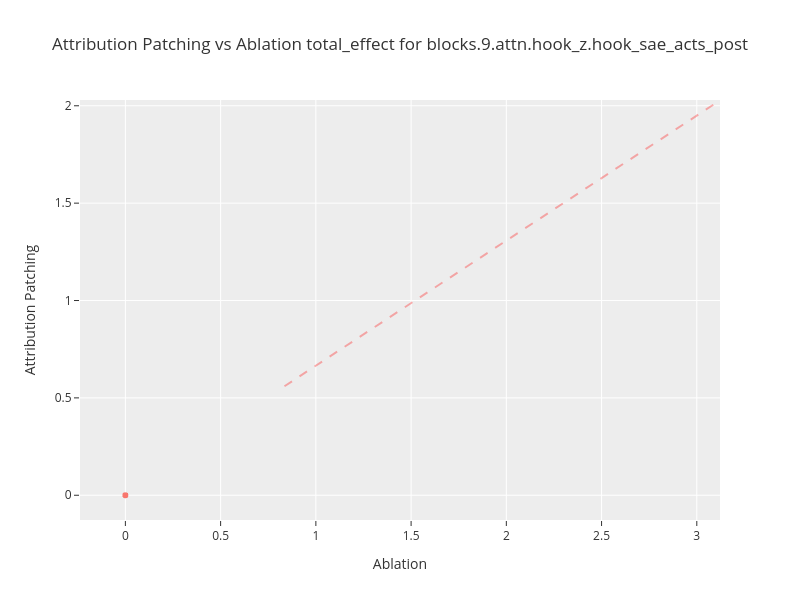
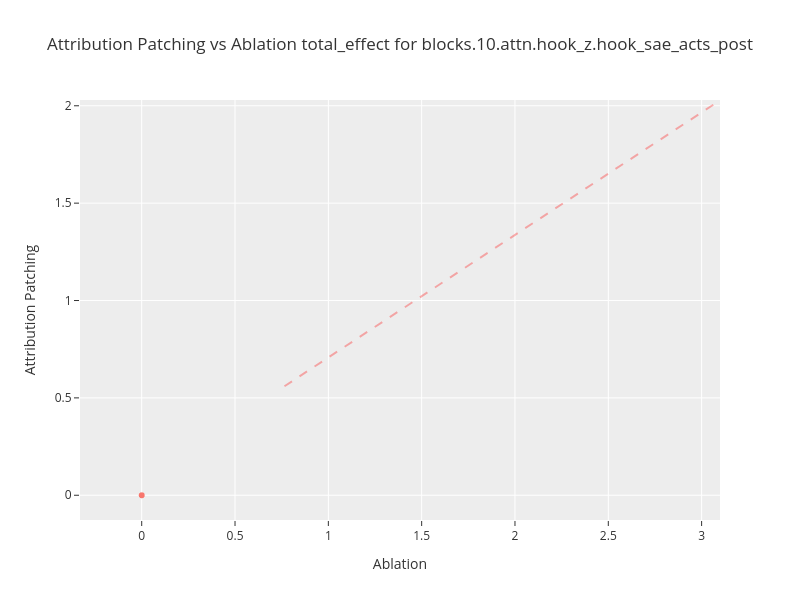

Notebook cell for these charts, in order:
### Markdown cell above
#### Per-SAE Ablation vs Attribution-Patching Effect Parity

### Code cell
if {it.logit_diffs_attr_grad.name, it.logit_diffs_attr_ablation.name}.issubset(tutorial_active_ops):
    from interpretune.analysis import latent_metrics_scatter

    # Visualize results for each hook
    # Call the function with our metrics
    latent_metrics_scatter(
        ablation_metrics, attribution_patching_metrics, label1="Ablation", label2="Attribution Patching"
    )

### Figure 1 — Plotly figure (JSON) as saved in the notebook; plotly's stock layout.template omitted (floating-point values rounded to 4 significant figures; data arrays with more than 128 entries replaced by an {"elided": "..."} marker saying what was removed)
{"data": [{"customdata": {"elided": "24576x1 int values"}, "hovertemplate": "Ablation=%{x}<br>Attribution Patching=%{y}<br>Latent=%{customdata[0]}<extra></extra>", "legendgroup": "", "marker": {"color": "#F8766D", "symbol": "circle"}, "mode": "markers", "name": "", "showlegend": false, "type": "scattergl", "x": {"elided": "24576 float values"}, "xaxis": "x", "y": {"elided": "24576 float values"}, "yaxis": "y"}], "layout": {"height": 600, "legend": {"tracegroupgap": 0}, "shapes": [{"line": {"color": "red", "dash": "dash", "width": 2}, "type": "line", "x0": null, "x1": null, "y0": null, "y1": null}], "title": {"text": "Attribution Patching vs Ablation total_effect for blocks.9.attn.hook_z.hook_sae_acts_post"}, "width": 800, "xaxis": {"anchor": "y", "domain": [0.0, 1.0], "title": {"text": "Ablation"}}, "yaxis": {"anchor": "x", "domain": [0.0, 1.0], "title": {"text": "Attribution Patching"}}}}

### Figure 2 — Plotly figure (JSON) as saved in the notebook; plotly's stock layout.template omitted (floating-point values rounded to 4 significant figures; data arrays with more than 128 entries replaced by an {"elided": "..."} marker saying what was removed)
{"data": [{"customdata": {"elided": "24576x1 int values"}, "hovertemplate": "Ablation=%{x}<br>Attribution Patching=%{y}<br>Latent=%{customdata[0]}<extra></extra>", "legendgroup": "", "marker": {"color": "#F8766D", "symbol": "circle"}, "mode": "markers", "name": "", "showlegend": false, "type": "scattergl", "x": {"elided": "24576 float values"}, "xaxis": "x", "y": {"elided": "24576 float values"}, "yaxis": "y"}], "layout": {"height": 600, "legend": {"tracegroupgap": 0}, "shapes": [{"line": {"color": "red", "dash": "dash", "width": 2}, "type": "line", "x0": null, "x1": null, "y0": null, "y1": null}], "title": {"text": "Attribution Patching vs Ablation total_effect for blocks.10.attn.hook_z.hook_sae_acts_post"}, "width": 800, "xaxis": {"anchor": "y", "domain": [0.0, 1.0], "title": {"text": "Ablation"}}, "yaxis": {"anchor": "x", "domain": [0.0, 1.0], "title": {"text": "Attribution Patching"}}}}
